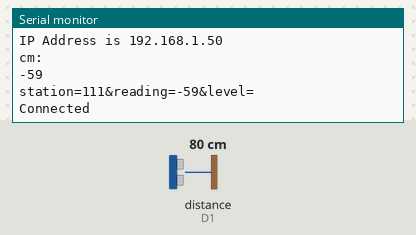
This sketch was run on a simulated ESP8266 (NodeMCU). Shown: the last lines printed to the serial monitor. Wiring (inferred from the names in the program): ultrasonic range finder: trigger D0; echo D1. Inputs (shaded band) come from the test bench; at power-on: distance to the obstacle (sensor on D1) 80 cm. The echo pulse lasts 58.3 µs per cm; WiFi joins after 1.5 s; servers stay silent unless stated.

Above: at 6.2 s.
6.3 s: distance to the obstacle (sensor on D1) set to 2 cm
At 11.38 s:
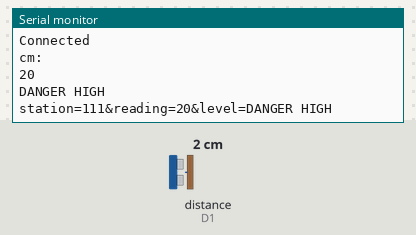
12.7 s: distance to the obstacle (sensor on D1) set to 9 cm
At 17.58 s:
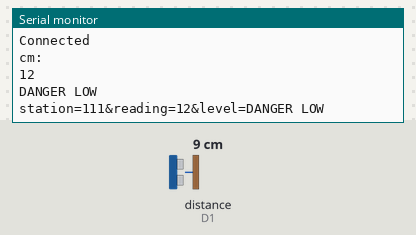
18.9 s: distance to the obstacle (sensor on D1) set to 18 cm
At 23.79 s:
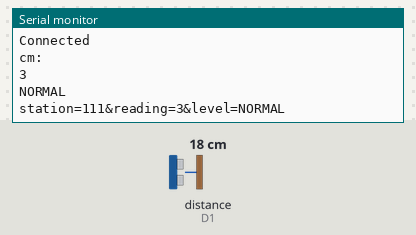
25.1 s: distance to the obstacle (sensor on D1) set to 6 cm
At 29.99 s:
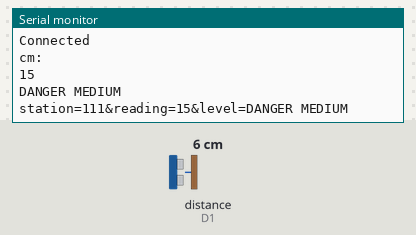
31.3 s: distance to the obstacle (sensor on D1) set to 12 cm
At 36.2 s:
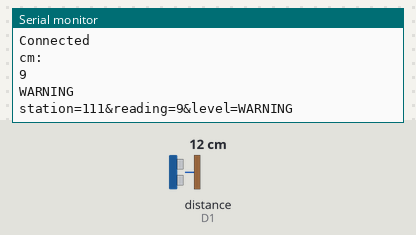
Timing chart, 0 to 37.7 s (numbered marks = the images above; inputs shaded):
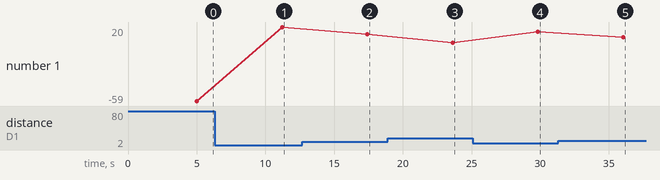

The sketch:

Water_Level_Sensor.ino
```cpp
#define trigpin D0
#define echopin D1

#include<ESP8266WiFi.h>
#include<WiFiClient.h>
#include <ESP8266HTTPClient.h>
#include<ESP8266WebServer.h>

const char* ssid = "";
const char* password = "";
const char* server = "167.172.95.219"; //

String postData;
WiFiClient  client;

void setup()
{
  Serial.begin(9600);
  pinMode(trigpin, OUTPUT);
  pinMode(echopin, INPUT);
  WiFi.begin(ssid,password);

  Serial.print("Conecting");
  while(WiFi.status() !=WL_CONNECTED){
   Serial.print(".");
   delay(5000);
  }

  Serial.print("Connected to ");
  Serial.print(ssid);
  Serial.println("");
  Serial.print("IP Address is ");
  Serial.print(WiFi.localIP());
  Serial.println(" ");

}

void loop()
{
 int duration, distance,reading;
 String level;
 int station = 111;
 digitalWrite(trigpin, HIGH);

  delayMicroseconds(1000);
  digitalWrite(trigpin, LOW);

  duration = pulseIn(echopin,HIGH);

  distance = ( duration / 2) / 29.1;
  reading = -(distance-21);

  Serial.println("cm:");
  Serial.println(reading);

  if(  (reading >= 0) && (reading <= 3)   )
  {
  level = "NORMAL";
  Serial.println(level);
  }
  else if(  (reading > 3) && (reading <= 6)   )
  {
  level = "ALERT";
  Serial.println(level);
  }
  else if(  (reading > 6) && (reading <= 9)   )
  {
  level = "WARNING";
  Serial.println(level);
  }
  else if(  (reading > 9) && (reading <= 12)   )
  {
  level = "DANGER LOW";
  Serial.println(level);
  }
  else if(  (reading > 12) && (reading <= 15)   )
  {
  level = "DANGER MEDIUM";
  Serial.println(level);
  }
  else if(  (reading > 15) && (reading <= 21)   )
  {
  level = "DANGER HIGH";
  Serial.println(level);
  }

  String stato ="station="+(String)station;
  String reado ="&reading="+(String)reading;
  String levo ="&level="+(String)level;
  postData = stato+reado+levo;
  Serial.println(postData);

  if(client.connect(server,80))
  {
    client.println("POST /FYP/sensor/sensorpost.php HTTP/1.1"); //page php yg akan terima data
    client.println("Host: 192.168.1.107"); // nama server
    client.println("Content-Type: application/x-www-form-urlencoded");
    client.print("Content-Length: ");
    client.println(postData.length());
    client.println();
    client.println(postData);
    Serial.println("Connected");
    delay(5000); //5seconds
  }
  else
    Serial.println("Failed to Connect");

  delay(1000);


}
```

Measured:
- after the input at 6.3 s, the serial monitor: prints a new line after 4.9 s (image 1)
- after the input at 12.7 s, the serial monitor: prints a new line after 4.7 s (image 2)
- after the input at 18.9 s, the serial monitor: prints a new line after 4.7 s (image 3)
- after the input at 25.1 s, the serial monitor: prints a new line after 4.7 s (image 4)
- after the input at 31.3 s, the serial monitor: prints a new line after 4.7 s (image 5)
- plotted number 1: -59 → 20 after the input at 6.3 s, 20 → 12 after the input at 12.7 s, 12 → 3 after the input at 18.9 s, 3 → 15 after the input at 25.1 s, 15 → 9 after the input at 31.3 s
